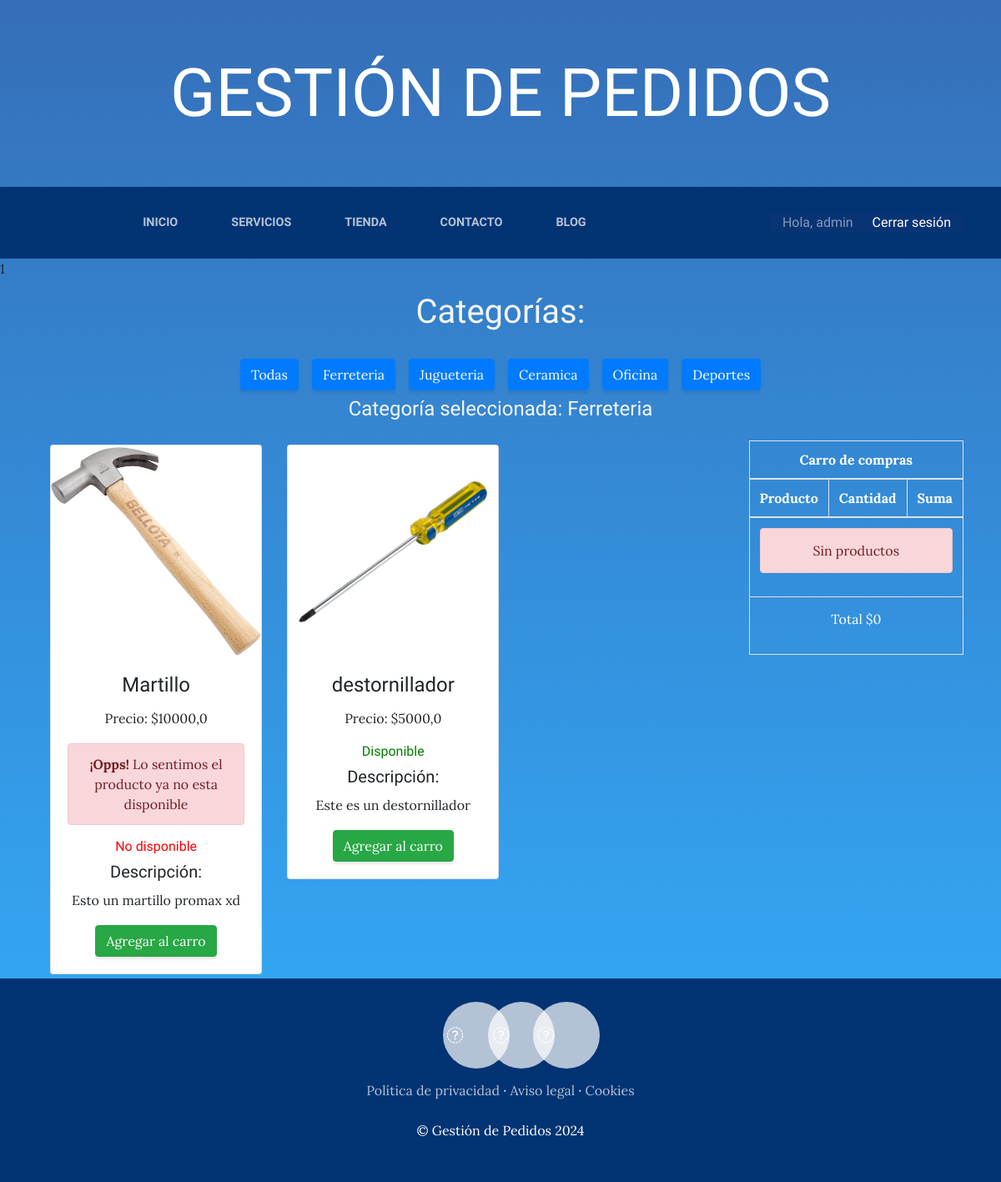
/tienda/categoriaTienda/1/ (signed in), run on an earlier commit of the app's database.
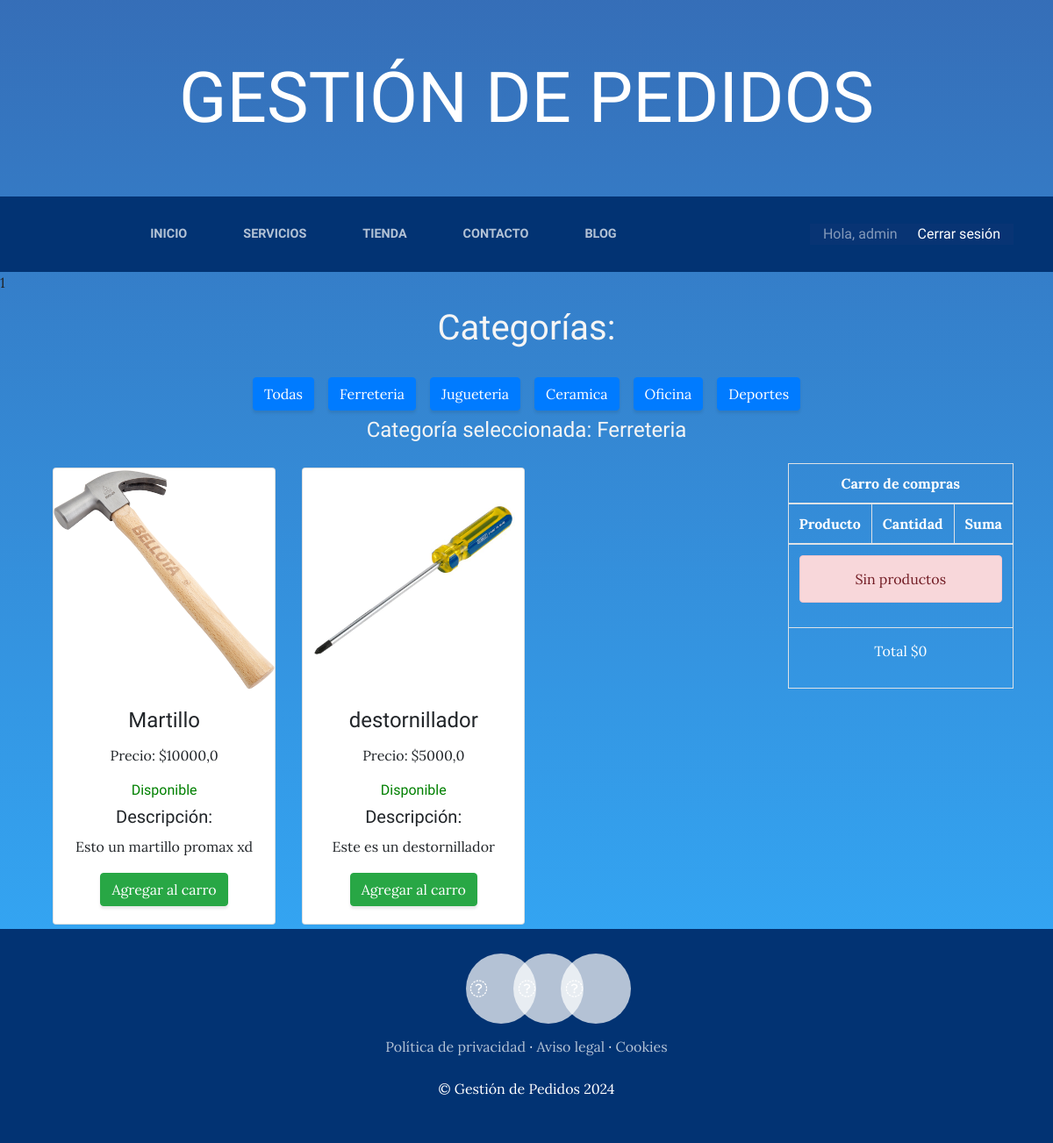
And on a later commit of the database.
### tienda/models.py (models this page shows, shortened)
class Producto(models.Model):
    nombre = models.CharField(max_length=50)
    categorias = models.ForeignKey(CategoriaProducto, on_delete=models.CASCADE)
    contenido = models.CharField(max_length=50)
    imagen = models.ImageField(upload_to="tienda", null=True, blank=True)
    precio = models.FloatField()
    disponibilidad = models.BooleanField(default=True)
    cantidad = models.IntegerField()
    created = models.DateTimeField(auto_now=True)
    update = models.DateTimeField(auto_now=True)
    class Meta:
        verbose_name = "Producto"
        verbose_name_plural = "Productos"

class CategoriaProducto(models.Model):
    nombre = models.CharField(max_length=50)
    created = models.DateTimeField(auto_now=True)
    update = models.DateTimeField(auto_now=True)
    class Meta:
        verbose_name = "categoria"
        verbose_name_plural = "categorias"
    def __str__(self):
        return self.nombre

### tienda/views.py (the view)
def categoriaTienda(request, categoria_id):
    categoria = CategoriaProducto.objects.get(id=categoria_id)
    productos = Producto.objects.filter(categorias=categoria)
    return render(
        request,
        "tienda/categoria.html",
        {
            "categorias": CategoriaProducto.objects.all(),
            "productos": productos,
            "categoriaId": categoria_id,
        },
    )

### carro/context_processor.py (called while the page is built)
def importe_total_carro(request):
    total = 0
    if request.user.is_authenticated:
        if "carro" in request.session:
            for key, value in request.session["carro"].items():
                total += float(value["precio"]) * float(value["cantidad"])
        else:
            carro = request.session["carro"] = {}
    return {"importe_total_carro": total}

### tienda/templates/tienda/categoria.html (shortened to what this page needs)
{% extends 'gesProyectoWeb/base.html' %}
{% load static %}
{% block contenido %}
  {{ categoriaId }}
  <section>
    <div class="container text-center">
      <h1 class="mb-4" style="color: whitesmoke;">Categorías:</h1>
      <div class="d-flex flex-wrap justify-content-center">
        <a href="{% url 'tienda' %}" class="btn btn-primary m-2">Todas</a>
        {% for categoria in categorias.all %}
          <a href="{% url 'categoriaTienda' categoria.id %}" class="btn btn-primary m-2">{{ categoria.nombre }}</a>
        {% endfor %}
      </div>
    </div>
  </section>
  <div class="container text-center">
    <h4 class="mb-4" style="color: whitesmoke;">Categoría seleccionada:
    {% if productos %}
      {{ productos.0.categorias }}
    {% else %}
      No hay productos aún para esta categoria
    {% endif %}
  </h4>
  </div>
  <div class="container">
    <div style="float: right;">
      {% include 'carro/widget.html' %}
    </div>
    <div class="row">
      {% for producto in productos %}
        <div class="col-4" style="margin: 5px 0px 5px 0px  ;">
          <div class="card" style="text-align: center;">
            <img class="intro-img w-2 img-fluid mb-3 mb-lg-0 rounded" src="{{ producto.imagen.url }}" alt="" class="card-img-top" />
            <div class="card-body">
              <h4 class="card-title"><span class="section-heading-upper">{{ producto.nombre }}</span></h4>
              <p class="card-text">Precio: ${{ producto.precio }}</p>
              {% if producto.disponibilidad %}
                <h6 class="card-text" style="color: green;">Disponible</h6>
              {% else %}
                <div class="alert alert-danger" role="alert">
                  <strong>¡Opps!</strong> Lo sentimos el producto ya no esta disponible
                </div>
                <h6 class="card-text" style="color: red;">No disponible</h6>
              {% endif %}
              <h5 class="card-text">Descripción:</h5>
              <p class="card-text">{{ producto.contenido }}</p>
              <div class="class-footer text-center">
                <a href="{% url 'carro:agregarProductoCategoria' producto.id categoriaId %}" class="btn btn-success">Agregar al carro</a>
              </div>
            </div>
          </div>
        </div>
      {% endfor %}
    </div>
  </div>
{% endblock %}

### gesProyectoWeb/templates/gesProyectoWeb/base.html (shortened to what this page needs)
<html>
  <head>
    {% load static %}
    <link href="{% static 'gesProyectoWeb/vendor/bootstrap/css/bootstrap.min.css' %}" rel="stylesheet" />
    <link rel="stylesheet" href="https://stackpath.bootstrapcdn.com/bootstrap/4.1.3/css/bootstrap.min.css" />
    <link rel="stylesheet" href="https://cdnjs.cloudflare.com/ajax/libs/font-awesome/6.0.0-beta3/css/all.min.css" />
    <link href="{% static 'gesProyectoWeb/css/gestion.css' %}" rel="stylesheet" />
  </head>
  <body>
    <h1 class="site-heading text-center text-white d-none d-lg-block"><span class="site-heading-lower">Gestión de Pedidos</span></h1>
    <nav class="navbar navbar-expand-lg navbar-dark navbar-steelblue py-lg-4" id="mainNav">
      <div class="container">
        <div class="collapse navbar-collapse" id="navbarResponsive">
          <ul class="navbar-nav mx-auto">
            <li class="nav-item {% if request.path == '/' %}active{% endif %} px-lg-4">
              <a class="nav-link text-uppercase text-expanded" href="{% url 'home' %}">Inicio</a>
            </li>
            <li class="nav-item {% if request.path == '/servicios/' %}active{% endif %} px-lg-4">
              <a class="nav-link text-uppercase text-expanded" href="{% url 'servicios' %}">Servicios</a>
            </li>
            {% if user.is_authenticated %}
              <li class="nav-item {% if request.path|slice:':5' == '/tienda' %}active{% endif %} px-lg-4">
                <a class="nav-link text-uppercase text-expanded" href="{% url 'tienda' %}">Tienda</a>
              </li>
              <li class="nav-item {% if request.path == '/contacto/' %}active{% endif %} px-lg-4">
                <a class="nav-link text-uppercase text-expanded" href="{% url 'contacto' %}">Contacto</a>
              </li>
              <li class="nav-item {% if request.path|slice:':5' == '/blog' %}active{% endif %} px-lg-4">
                <a class="nav-link text-uppercase text-expanded" href="{% url 'blog' %}">Blog</a>
              </li>
            {% endif %}
          </ul>
          <div class="navbar-text ml-auto usuarioAutenticado">
            {% if user.is_authenticated %}
              Hola, {{ user.username }}&nbsp;
              <a href="{% url 'cerrar_sesion' %}">Cerrar sesión</a>
            {% else %}
              <a href="{% url 'logear' %}">Iniciar sesión</a>
              <a href="{% url 'autenticacion' %}">Registrarse</a>
            {% endif %}
          </div>
        </div>
      </div>
    </nav>
    {% block contenido %}
    {% endblock %}
    <footer class="footer-steelblue text-faded text-center py-5">
      <div class="container">
        <p class="m-0">
          <a href="#" class="link">
            <span class="fa-stack fa-lg">
              <i class="fa fa-circle fa-stack-2x"></i>
              <i class="fa fa-twitter fa-stack-1x fa-inverse"></i>
            </span>
          </a>
          <a href="#" class="link">
            <span class="fa-stack fa-lg">
              <i class="fa fa-circle fa-stack-2x"></i>
              <i class="fa fa-facebook fa-stack-1x fa-inverse"></i>
            </span>
          </a>
          <a href="#" class="link">
            <span class="fa-stack fa-lg">
              <i class="fa fa-circle fa-stack-2x"></i>
              <i class="fa fa-instagram fa-stack-1x fa-inverse"></i>
            </span>
          </a>
        </p>
        <p class="m-0 mbt">
          <a href="sample.html" class="link">Política de privacidad</a> ·
          <a href="sample.html" class="link">Aviso legal</a> ·
          <a href="sample.html" class="link">Cookies</a>
        </p>
        <p class="m-0 mbt1" id="year">
          &copy; Gestión de Pedidos <span id="agno"></span>
        </p>
      </div>
    </footer>
  </body>
</html>

What changed in the data, as far as the page shows it:
changed Producto "Martillo": disponibilidad "¡Opps! Lo sentimos el producto ya no esta disponible No disponible" → "Disponible"
